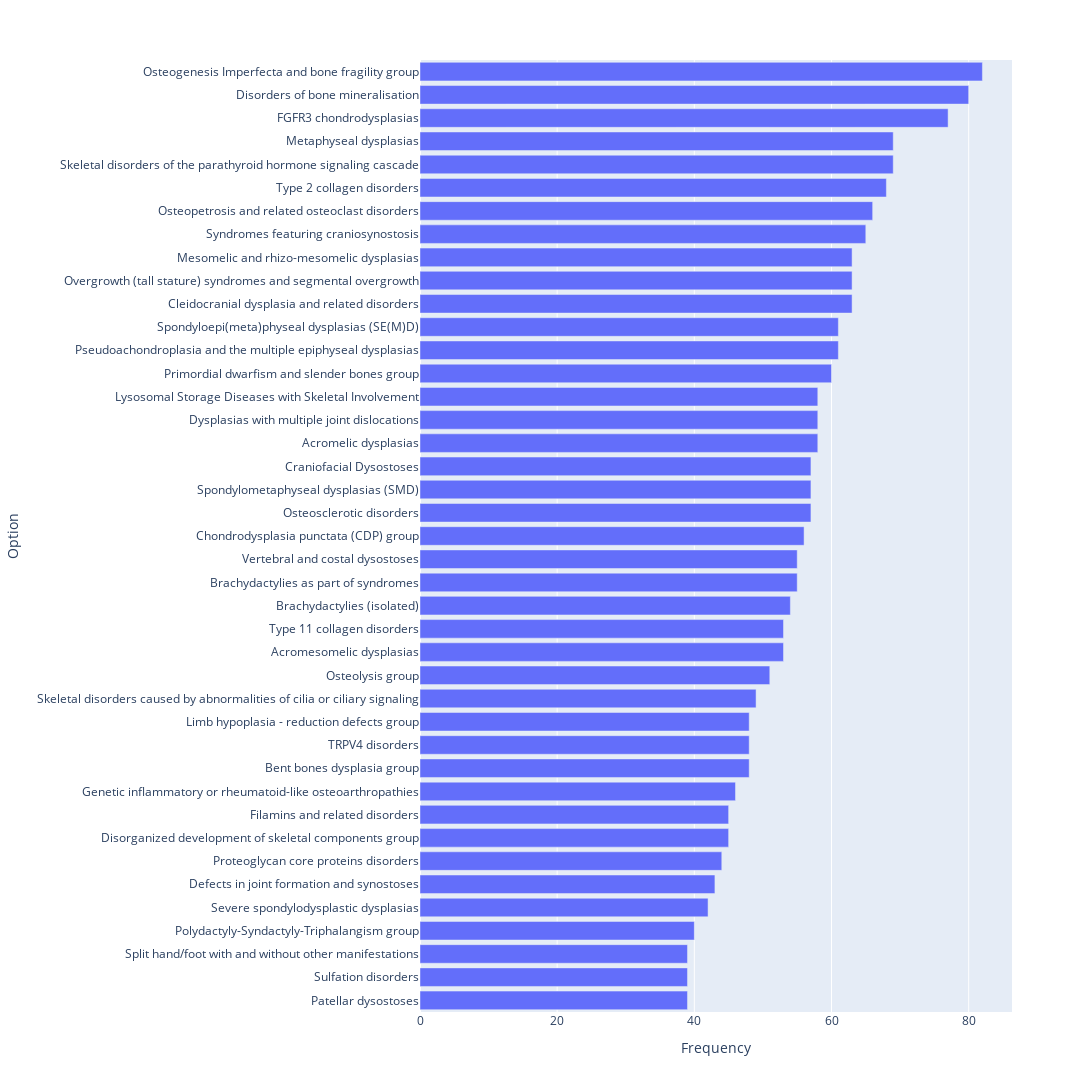

The notebook cell saved with this chart:
### Code cell
fig = px.bar(frequency_df, y="Option", x="Frequency", orientation='h')

# Update layout to reverse the order
fig.update_layout(
    yaxis=dict(
        categoryorder='total ascending'  # This will reverse the order
    ),
    width=1200,   # Set the width of the figure
    height=1500   # Set the height of the figure
)

fig.show()

### Figure 1 — Plotly figure (JSON) as saved in the notebook; plotly's stock layout.template omitted (floating-point values rounded to 4 significant figures)
{"data": [{"alignmentgroup": "True", "hovertemplate": "Frequency=%{x}<br>Option=%{y}<extra></extra>", "legendgroup": "", "marker": {"color": "#636efa", "pattern": {"shape": ""}}, "name": "", "offsetgroup": "", "orientation": "h", "showlegend": false, "textposition": "auto", "type": "bar", "x": [82, 80, 77, 69, 69, 68, 66, 65, 63, 63, 63, 61, 61, 60, 58, 58, 58, 57, 57, 57, 56, 55, 55, 54, 53, 53, 51, 49, 48, 48, 48, 46, 45, 45, 44, 43, 42, 40, 39, 39, 39], "xaxis": "x", "y": ["Osteogenesis Imperfecta and bone fragility group", "Disorders of bone mineralisation", "FGFR3 chondrodysplasias", "Skeletal disorders of the parathyroid hormone signaling cascade", "Metaphyseal dysplasias", "Type 2 collagen disorders", "Osteopetrosis and related osteoclast disorders", "Syndromes featuring craniosynostosis", "Cleidocranial dysplasia and related disorders", "Overgrowth (tall stature) syndromes and segmental overgrowth", "Mesomelic and rhizo-mesomelic dysplasias", "Pseudoachondroplasia and the multiple epiphyseal dysplasias", "Spondyloepi(meta)physeal dysplasias (SE(M)D)", "Primordial dwarfism and slender bones group", "Acromelic dysplasias", "Dysplasias with multiple joint dislocations", "Lysosomal Storage Diseases with Skeletal Involvement", "Osteosclerotic disorders", "Spondylometaphyseal dysplasias (SMD)", "Craniofacial Dysostoses", "Chondrodysplasia punctata (CDP) group", "Brachydactylies as part of syndromes", "Vertebral and costal dysostoses", "Brachydactylies (isolated)", "Acromesomelic dysplasias", "Type 11 collagen disorders", "Osteolysis group", "Skeletal disorders caused by abnormalities of cilia or ciliary signaling", "Bent bones dysplasia group", "TRPV4 disorders", "Limb hypoplasia - reduction defects group", "Genetic inflammatory or rheumatoid-like osteoarthropathies", "Disorganized development of skeletal components group", "Filamins and related disorders", "Proteoglycan core proteins disorders", "Defects in joint formation and synostoses", "Severe spondylodysplastic dysplasias", "Polydactyly-Syndactyly-Triphalangism group", "Patellar dysostoses", "Sulfation disorders", "Split hand/foot with and without other manifestations"], "yaxis": "y"}], "layout": {"barmode": "relative", "height": 1500, "legend": {"tracegroupgap": 0}, "margin": {"t": 60}, "width": 1200, "xaxis": {"anchor": "y", "autorange": true, "domain": [0, 1], "range": [0, 86.32], "title": {"text": "Frequency"}, "type": "linear"}, "yaxis": {"anchor": "x", "autorange": true, "categoryorder": "total ascending", "domain": [0, 1], "range": [-0.5, 40.5], "title": {"text": "Option"}, "type": "category"}}}
